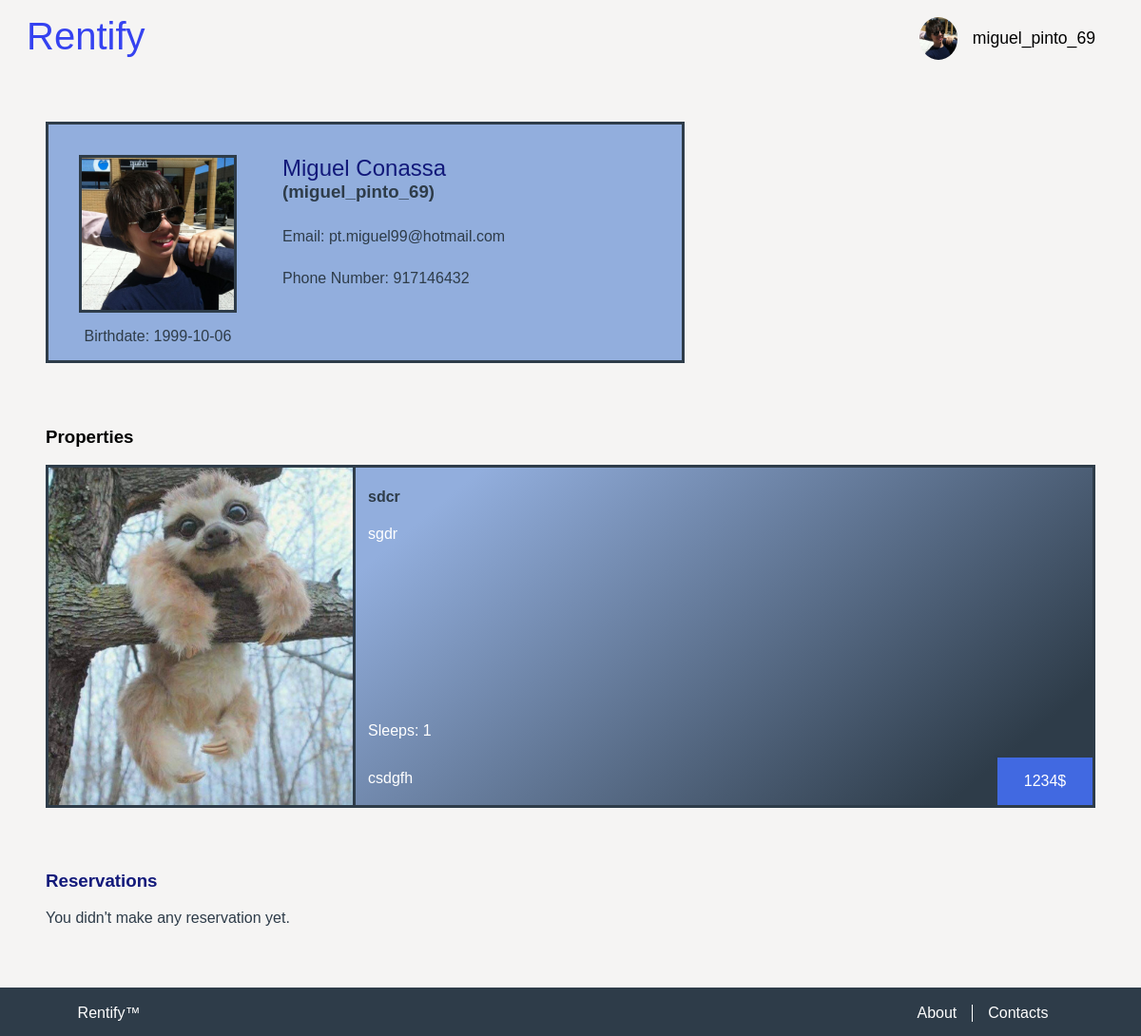
The page /pages/user.php (signed in) on the database its author committed.
### tables this page shows
CREATE TABLE User(
    username TEXT UNIQUE PRIMARY KEY,
    full_name TEXT NOT NULL,
    birthdate DATE NOT NULL,
    phone INTEGER NOT NULL,
    email TEXT NOT NULL,
    password_hash INTEGER NOT NULL
, image_name TEXT NOT NULL DEFAULT 'user_placeholder.jpg');

CREATE TABLE Property(
    id INTEGER PRIMARY KEY AUTOINCREMENT,
    owner_username TEXT REFERENCES User(username) ON DELETE CASCADE ON UPDATE CASCADE,
    title TEXT NOT NULL,
    price_per_day REAL NOT NULL,
    location TEXT NOT NULL,
    description TEXT NOT NULL,
    sleeps INTEGER NOT NULL,
    CONSTRAINT minimum_sleeps CHECK (sleeps > 0)
);

CREATE TABLE PropertyImage(
    property_id INTEGER REFERENCES Property(id),
    image_name TEXT NOT NULL,
    PRIMARY KEY(property_id, image_name)
);

### database/user.php (called while the page is built, shortened)
<?php
  include_once "../database/connection.php";
  function getUserInfo($username, $password){
    global $db;
    $stmt = $db->prepare('SELECT * FROM User WHERE username = ? AND password_hash = ?');
    $stmt->execute(array($username, $password));
    return $stmt->fetch();
  }
  function getUserPassword($username){
    global $db;
    $stmt = $db->prepare('
        SELECT password_hash as password
        FROM User
        WHERE username = ?
    ');
    $stmt->execute(array($username));
    return $stmt->fetch();
  }
  function getUserImagePath($username) {
    global $db;
    $stmt = $db->prepare('
        SELECT image_name
        FROM User
        WHERE username = ?
    ');
    $stmt->execute(array($username));
    return $stmt->fetch();
  }
?>

### database/property.php (called while the page is built, shortened)
<?php
    include_once "../database/connection.php";
    function getPropertyInfo($id){
        global $db;
        $stmt = $db->prepare('
            SELECT *
			FROM Property
            WHERE id = ?
        ');
		$stmt->execute(array($id));
        $propertyInfo = $stmt->fetch();
		return $propertyInfo;
    }
    function getPropertyImages($id){
        global $db;
        $stmt = $db->prepare('
            SELECT PropertyImage.image_name as image
            FROM Property
            JOIN PropertyImage
            ON Property.id = PropertyImage.property_id
            WHERE Property.id = ?
        ');
        $stmt->execute(array($id));
        $propertyImages = $stmt->fetchAll();
        return $propertyImages;
    }
    function getUserProperties($username){
        global $db;
        $stmt = $db->prepare('
            SELECT Property.id as id
            FROM Property
            WHERE owner_username = ?
        ');
        $stmt->execute(array($username));
        return $stmt->fetchAll();
    }
?>

### database/reservations.php (called while the page is built, shortened)
<?php
    include_once "../database/connection.php";
    function getUserReservations($username){
        global $db;
        $stmt = $db->prepare('SELECT * FROM Reservation WHERE tourist_username = ?');
        $stmt->execute(array($username));
        return $stmt->fetchAll();
    }
?>

### pages/user.php (the view, shortened to what this page needs)
<?php
    include_once "../includes/init.php";
    include_once "../database/property.php";
    include_once "../database/user.php";
    include_once "../database/reservations.php";
    include_once "../templates/tpl_common.php";
    include_once "../templates/tpl_scroll_top.php";
    $username = $_SESSION['username'];
    $password_hash = getUserPassword($username)['password'];
    $user_info = getUserInfo($username, $password_hash);
    $property_ids = getUserProperties($username);
    $reservations = getUserReservations($username);
    document_main_part();
?>
        <link href="../css/user_page.css" rel="stylesheet">
        <link href="../css/properties_list.css" rel="stylesheet">
        <link href="../css/profile.css" rel="stylesheet">
    </head>
    <body>
        <?php
            draw_header('change_profile.php', 'Change Profile');
        ?>
        <section id="user_info">
            <div id="fit_crop">
                <img src="../images/<?=$user_info['image_name']?>"/>
            </div>
            <div id="headers">
                <h2><?=$user_info['full_name']?></h2>
                <h3>(<?=$user_info['username']?>)</h3>
            </div>
            <p id="email">Email: <?=$user_info['email']?></p>
            <p id="phone">Phone Number: <?=$user_info['phone']?></p>
            <p id="birthdate">Birthdate: <?=$user_info['birthdate']?></p>
        </section>
        <section id="properties">
            <h3 id="properties_h">Properties</h3>
        <?php
        if(count($property_ids) == 0){
        ?>
            <p>You didn't register any property yet.</p>
        <?php
        }
        else{
            foreach ($property_ids as $id) {
                $property_info = getPropertyInfo($id['id']);
                $property_images = getPropertyImages($id['id']);
            ?>
            <a href="property_page.php?property=<?=$id['id']?>">
                <article id="property">
                    <div id="image">
                        <img src="../images/<?=$property_images[0]['image']?>"/>
                    </div>
                    <h4 id="property_name"><?=$property_info['title']?></h4>
                    <p id="description"><?=$property_info['description']?></p>
                    <div id="price_box">
                        <p id="price"><?=$property_info['price_per_day']?></p>
                    </div>
                    <p id="sleeps"><?=$property_info['sleeps']?></p>
                    <p id="location"><?=$property_info['location']?></p>
                </article>
            </a>
            <?php
            }
        }
        ?>
        </section>
        <section id="user_reservations">
            <h3>Reservations</h3>
        <?php
        if(count($reservations) == 0){
        ?>
            <p>You didn't make any reservation yet.</p>
        <?php
        }
        ?>
        </section>
<?php
    draw_footer(true);
?>

### templates/tpl_common.php (shortened to what this page needs)
<?php
include_once "../includes/init.php";
include_once "../database/user.php";
function draw_user_image(){
    $image_name = getUserImagePath($_SESSION['username']);
    $image_path = "../images/".$image_name['image_name'];
    echo "<img src=".$image_path." alt=\"User's photo\" id=\"user_photo\">";
}
function draw_header($page, $name){
?>
    <header>
        <h1><a href="index.php"> Rentify </a></h1>
        <?php
        if(isset($_SESSION['username'])) {
        ?>
            <div class="dropdown">
                <?php draw_user_image(); ?>
                <button  class="dropdown_button" id="user_badge" > <?php echo $_SESSION['username'] ?> </button>
            </div>
        <?php
        }
        ?>
    </header>
<?php
}
?>
<?php
function document_main_part(){
?>
<!DOCTYPE html>
<html lang="en">
    <head>
        <link href="../css/layout.css" rel="stylesheet">
        <link href="../css/style.css" rel="stylesheet">
<?php
}
function draw_footer($include_button){
?>
        <footer id="footer">
            <p><a href="../pages/index.php">Rentify™</a></p>
            <ul>
                <li><a href="../pages/about.php">About</a></li>
                <li><a href="../pages/contacts.php">Contacts</a></li>
            </ul>
        </footer>
    </body>
</html>
<?php
}
?>

### css/layout.css (style rules this page uses)
body { background-color: #F5F4F3; margin: 0; height: 100vh; display: grid; grid-template-rows: [header] auto [nav] auto [properties] 1fr [footer] auto [end]; }
body > header { display: grid; grid-template-columns: 6fr 1fr 1fr; grid-template-rows: 3fr 1fr 3fr; height: 3.0em; }
body > header h1 { grid-column: 1; grid-row-start: 1; grid-row-end: 3; padding-left: 0.3em; }
body > header #user_photo { width: 40px; border-radius: 50%; align-self: center; }
body > header #user_badge { font-size: 1.1em; color: black; }
.dropdown { display: grid; grid-column: 3; grid-row: 1; grid-template-columns: 1fr 1fr; grid-template-rows: 1.2fr 0.1fr; justify-items: start; margin-right: 1em; }
.dropdown .dropdown_button { cursor: pointer; font-size: 16px; border: none; outline: none; color: white; padding: 14px 16px; background-color: inherit; font-family: inherit; margin: 0; grid-row: 1; grid-column: 2; }

### css/style.css (style rules this page uses)
body > header { background-color: #F5F4F3; padding: 1em; }
body > header h1 { margin: 0; }
body > header a { color: #3542f0; font-weight: lighter; text-decoration: none; outline: none; }
body { font-family: 'Trebuchet MS', Helvetica, sans-serif; color: black; font-weight: lighter; }
body h1, body h2 { font-family: 'Trebuchet MS', Helvetica, sans-serif; color: black; font-weight: lighter; }
header h1 { font-size: 2.5em; }
#footer { font-family: "Helvetica"; }
html { height: 100%; }
#footer { display: grid; grid-template-columns: auto 0.1fr; background-color: #2e3c49; padding: 0.1em; text-align: center; margin: 0; height: 3em; align-self: end; }
#footer p { grid-column: 1; text-align: left; margin-left: 5em; }
#footer ul { display: flex; grid-column: 2; flex-direction: row; padding-left: 0%; text-align: right; margin-right: 5em; }
#footer li { display: block; flex: 1; list-style-type: none; padding-right: 1em; padding-left: 1em; }
#footer li:first-of-type { border-right: 1px solid white; }
#footer a { color: white; text-decoration: none; }

### css/user_page.css (style rules this page uses)
#user_info h2 { color: #12197a; }
#user_reservations { padding: 0em 3em 3em 3em; color: #2e3c49 }
#user_reservations h3 { color: #12197a; }

### css/properties_list.css (style rules this page uses)
#properties { padding: 0em 3em 3em 3em; }
#properties #properties_h { color: black; }
#properties #property { display: grid; border: solid #2e3c49; grid-template-columns: 320px auto 103px; grid-template-rows: auto 1fr; background: linear-gradient(140deg, #92aedd 30%, #2e3c49 90%); }
#properties a { text-decoration: none; }
#properties #property #image { background: #92aedd; width: 320px; border-right: solid #2e3c49; grid-column: 1; grid-row-start: 1; grid-row-end: 6; display:flex; align-items: center; }
#properties #property #image img { width: 320px; margin: auto; }
#properties #property #property_name { grid-column: 2; grid-row: 1; padding-left: 1em; color: #2e3c49; }
#properties #property #description { grid-column-start: 2; grid-column-end: 3; grid-row: 2; padding-left: 1em; color: white; margin: 0%; }
#properties #property #sleeps::before { content: 'Sleeps: ' }
#properties #property #sleeps { grid-column: 2; grid-row: 3; padding-left: 1em; color: white; }
#properties #property #price_box { grid-column: 3; grid-row: 4; align-self: end; height: 50px; width: 100px; border: solid #2e3c49; border-width: 0.2em 0em 0em 0.2em; background: royalblue; }
#properties #property #price { text-align: center; color: white; }
#properties #property #price::after { content: '$'; }
#properties #property #location { grid-column: 2; grid-row: 4; padding-left: 1em; color: white; }

### css/profile.css (style rules this page uses)
#user_info { display: grid; grid-template-columns: 0.4fr auto; grid-template-rows: auto; margin: 3em; margin-right: 40%; border: solid #2e3c49; background: #92aedd; }
#user_info #fit_crop { grid-column: 1; grid-row-start: 1; grid-row-end: 4; max-height: 160px; width: 160px; height: 160px; overflow: hidden; margin: 2em 2em 0em 2em; border: solid #2e3c49 }
#user_info img { width: 160px; }
#user_info #headers { margin-top: 16px; grid-column: 2; grid-row: 1; }
#user_info h2 { margin: 16px 0px 0px 16px; }
#user_info h3 { margin: 0px 0px 0px 16px; color: #2e3c49; }
#user_info #email { grid-column: 2; grid-row: 2; margin: 0px 0px 0px 16px; color: #2e3c49; }
#user_info #phone { grid-column: 2; grid-row: 3; margin: 0px 0px 0px 16px; color: #2e3c49; }
#user_info #birthdate { grid-column: 1; grid-row: 4; text-align: center; color: #2e3c49; }

### rows shown on the page
user: image_name (picture), full_name "Miguel Conassa", username "miguel_pinto_69", email "pt.miguel99@hotmail.com", phone "917146432", birthdate "1999-10-06"
property: propertyimage.image_name (picture), title "sdcr", description "sgdr", price_per_day "1234", sleeps "1", location "csdgfh"

### other values the page prints
$_SESSION['username'] "miguel_pinto_69"
